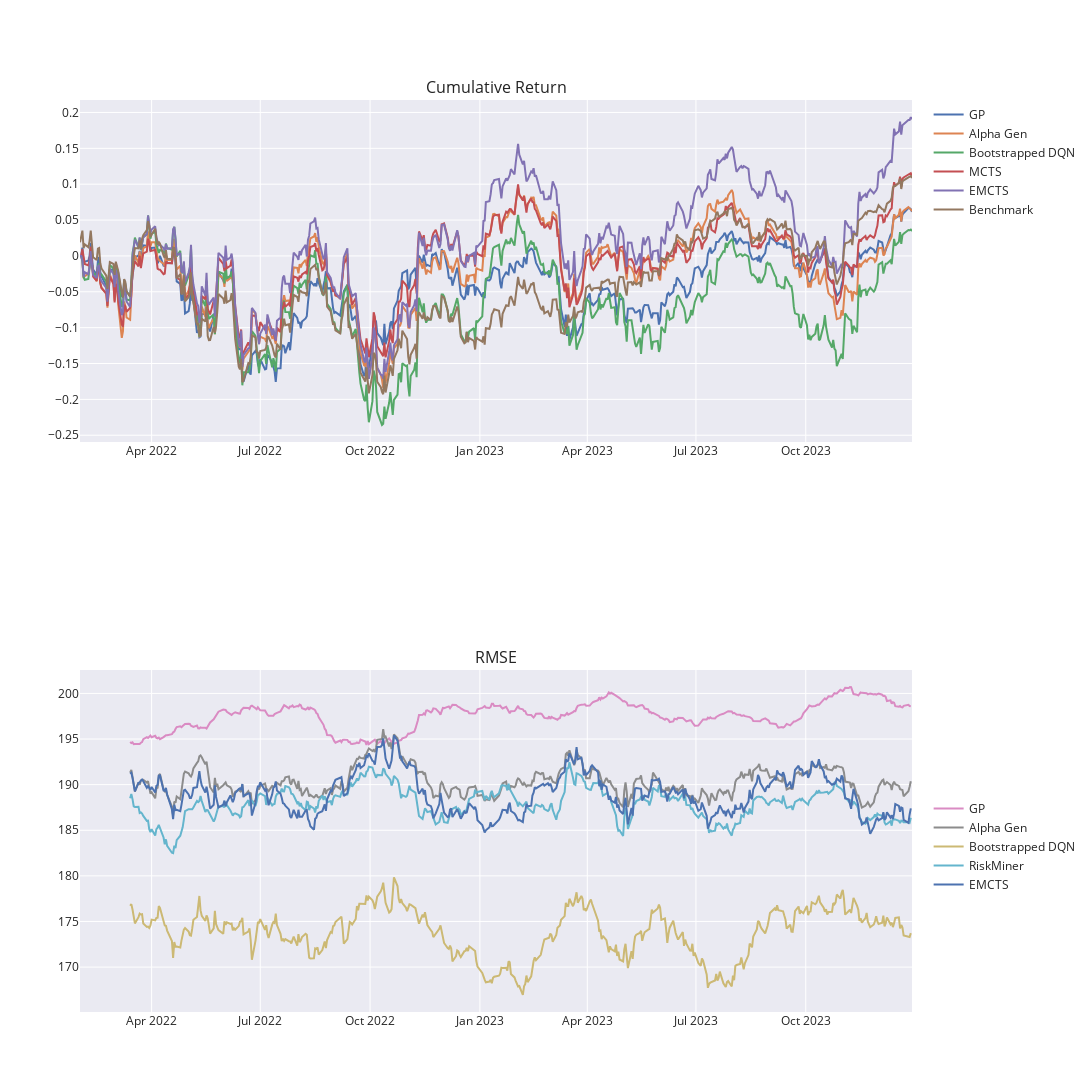

Source (notebook cell):
### Code cell
import plotly.express as px
from plotly.subplots import make_subplots
import plotly.graph_objects as go

fig = make_subplots(rows=2, cols=1,subplot_titles=["Cumulative Return", "RMSE"])


for col in ['GP', 'Alpha Gen', 'Bootstrapped DQN', 'MCTS', 'EMCTS', 'Benchmark']:#df_com.columns:
    fig.add_trace(
        go.Scatter(
            x=df_com.index,   
            y=df_com[col],    
            mode='lines',
            name=col,
            legendgroup = '1',
        ),
        row=1, 
        col=1
    )

for col in ['GP', 'Alpha Gen', 'Bootstrapped DQN', 'RiskMiner', 'EMCTS']:#df_rmse_ma.columns:
    fig.add_trace(
        go.Scatter(
            x=df_rmse_ma.index,
            y=df_rmse_ma[col],    
            mode='lines',
            name=col,
            legendgroup = '2',
        ),
        row=2, 
        col=1
    )

# Update the layout to add the title and template
fig.update_layout(
    template='seaborn',
    autosize=False,
    width=1200,
    height=1200,
    legend_tracegroupgap=580,
    legend_groupclick="toggleitem"
)

fig.show()


# fig = px.line(df_com, y=["Bootstrapped DQN","Alpha Gen","GP","Benchmark"], 
#             #   x="lifeExp", 
#               title='Cumulative Return',
#               template="seaborn",
#               )
# fig.show()

### Figure 1 — Plotly figure (JSON) as saved in the notebook; plotly's stock layout.template omitted (floating-point values rounded to 4 significant figures; data arrays with more than 128 entries replaced by an {"elided": "..."} marker saying what was removed)
{"data": [{"legendgroup": "1", "mode": "lines", "name": "GP", "type": "scatter", "x": {"elided": "482 str values"}, "xaxis": "x", "y": {"elided": "482 float values"}, "yaxis": "y"}, {"legendgroup": "1", "mode": "lines", "name": "Alpha Gen", "type": "scatter", "x": {"elided": "482 str values"}, "xaxis": "x", "y": {"elided": "482 float values"}, "yaxis": "y"}, {"legendgroup": "1", "mode": "lines", "name": "Bootstrapped DQN", "type": "scatter", "x": {"elided": "482 str values"}, "xaxis": "x", "y": {"elided": "482 float values"}, "yaxis": "y"}, {"legendgroup": "1", "mode": "lines", "name": "MCTS", "type": "scatter", "x": {"elided": "482 str values"}, "xaxis": "x", "y": {"elided": "482 float values"}, "yaxis": "y"}, {"legendgroup": "1", "mode": "lines", "name": "EMCTS", "type": "scatter", "x": {"elided": "482 str values"}, "xaxis": "x", "y": {"elided": "482 float values"}, "yaxis": "y"}, {"legendgroup": "1", "mode": "lines", "name": "Benchmark", "type": "scatter", "x": {"elided": "482 str values"}, "xaxis": "x", "y": {"elided": "482 float values"}, "yaxis": "y"}, {"legendgroup": "2", "mode": "lines", "name": "GP", "type": "scatter", "x": {"elided": "482 str values"}, "xaxis": "x2", "y": {"elided": "482 float values"}, "yaxis": "y2"}, {"legendgroup": "2", "mode": "lines", "name": "Alpha Gen", "type": "scatter", "x": {"elided": "482 str values"}, "xaxis": "x2", "y": {"elided": "482 float values"}, "yaxis": "y2"}, {"legendgroup": "2", "mode": "lines", "name": "Bootstrapped DQN", "type": "scatter", "x": {"elided": "482 str values"}, "xaxis": "x2", "y": {"elided": "482 float values"}, "yaxis": "y2"}, {"legendgroup": "2", "mode": "lines", "name": "RiskMiner", "type": "scatter", "x": {"elided": "482 str values"}, "xaxis": "x2", "y": {"elided": "482 float values"}, "yaxis": "y2"}, {"legendgroup": "2", "mode": "lines", "name": "EMCTS", "type": "scatter", "x": {"elided": "482 str values"}, "xaxis": "x2", "y": {"elided": "482 float values"}, "yaxis": "y2"}], "layout": {"annotations": [{"font": {"size": 16}, "showarrow": false, "text": "Cumulative Return", "x": 0.5, "xanchor": "center", "xref": "paper", "y": 1, "yanchor": "bottom", "yref": "paper"}, {"font": {"size": 16}, "showarrow": false, "text": "RMSE", "x": 0.5, "xanchor": "center", "xref": "paper", "y": 0.375, "yanchor": "bottom", "yref": "paper"}], "autosize": false, "height": 1200, "legend": {"groupclick": "toggleitem", "tracegroupgap": 580}, "width": 1200, "xaxis": {"anchor": "y", "domain": [0, 1]}, "xaxis2": {"anchor": "y2", "domain": [0, 1]}, "yaxis": {"anchor": "x", "domain": [0.625, 1]}, "yaxis2": {"anchor": "x2", "domain": [0, 0.375]}}}
